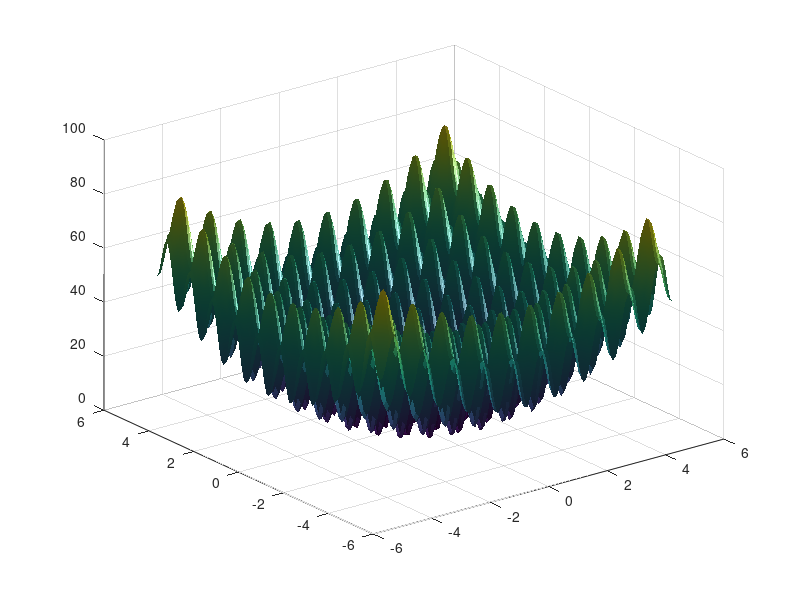

Reproduce this figure in MATLAB. (Note: this script raises an error after producing the figure.)
function plotobjective(fcn,range)
%PLOTOBJECTIVE plot a fitness function in two dimensions
%   plotObjective(fcn,range) where range is a 2 by 2 matrix in which each
%   row holds the min and max values to range over in that dimension.

%   Copyright 2003-2004 The MathWorks, Inc.

if(nargin == 0)
    fcn = @rastriginsfcn;
    range = [-5,5;-5,5];
end

pts = 100;
span = diff(range')/(pts - 1);
x = range(1,1): span(1) : range(1,2);
y = range(2,1): span(2) : range(2,2);

pop = zeros(pts * pts,2);
k = 1;
for i = 1:pts
    for j = 1:pts
        pop(k,:) = [x(i),y(j)];
        k = k + 1;
    end
end

values = feval(fcn,pop);
values = reshape(values,pts,pts);

surf(x,y,values)
shading interp
light
lighting phong
hold on
contour(x,y,values)
view(37,60)
hold off
end